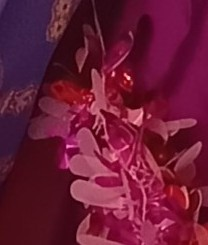
#> input picture testPh.jpg, 208 x 245 px
$ python traslation.py
#> lines starting #> are read from the running program, lines starting #| are printed output that depends on the picture
import cv2
import numpy as np

img = cv2.imread('testPh.jpg')
#> img is the input picture: shape (245, 208, 3); mean B, G, R 53.9, 26.6, 106.2

matrix = np.float32([[1,0,100],[0,1,100]]) # for translation

translated = cv2.warpAffine(img,matrix,(img.shape[0]+100,img.shape[1]+100))
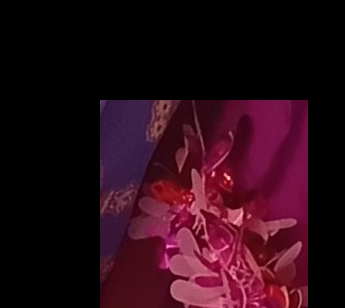
#> translated: shape (308, 345, 3); mean B, G, R 22.3, 10.9, 42.6

cv2.imshow('org',img)
cv2.imshow('translated',translated)

if (cv2.waitKey()==27):
#> (key Esc is pressed here)
    cv2.destroyAllWindows()
